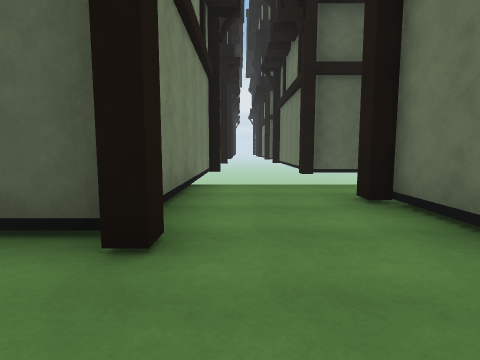
[1] (above)

23 first-person views from a walk through a Unity game level. The camera is 1.3 m above the floor, tilts 6° down and sees 80° across. The floor is counted in squares, 2 m on a side. Each view is taken from the middle of a square. On the plan, view 1 faces up. The plan holds only what a view shows up to about 9 squares ahead; the rest is blank. The place goes on beyond the plan. The player is left out. Surface patterns are stand-ins for the level's own textures.

[2]
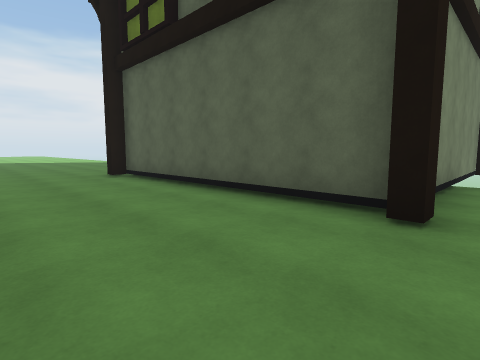

[3]
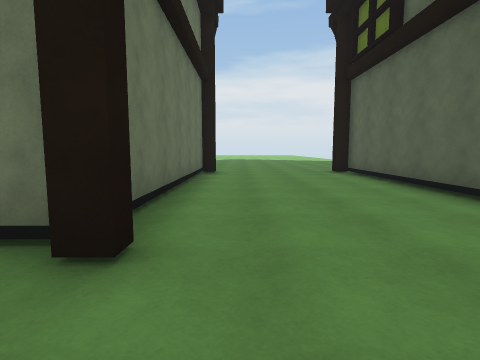

[4]
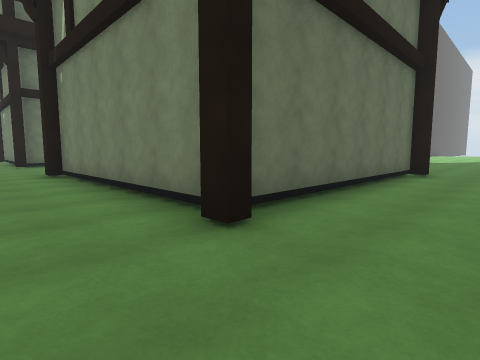

[5]
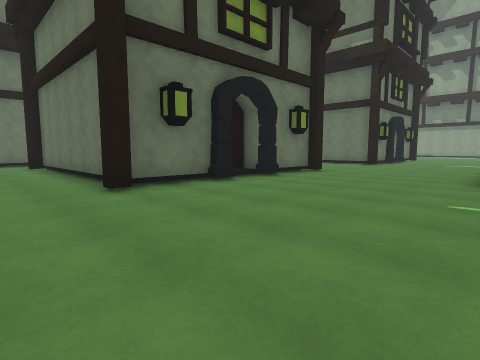

[6]
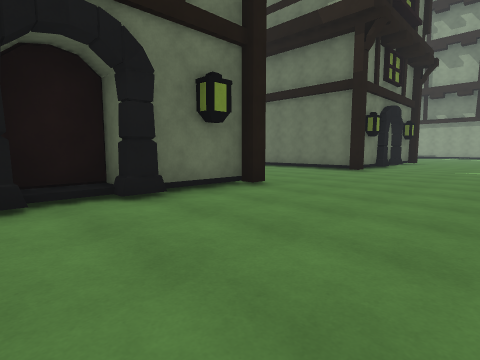

[7]
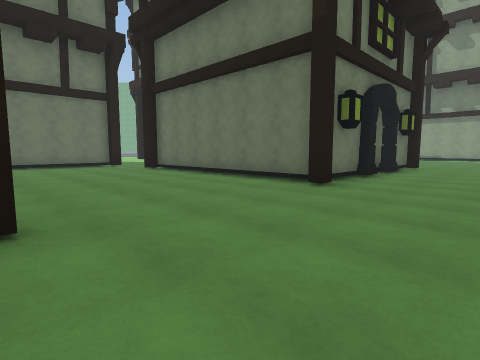

[8]
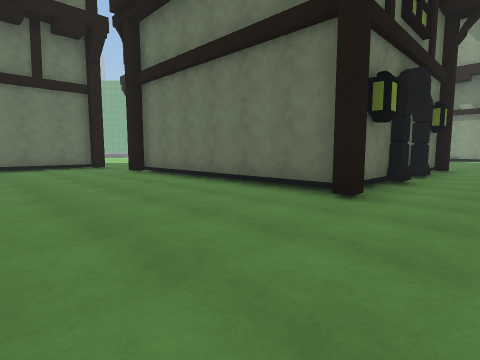

[9]
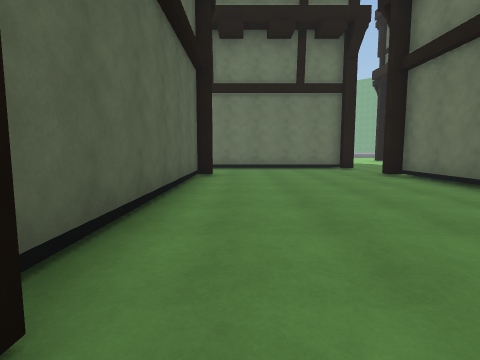

[10]
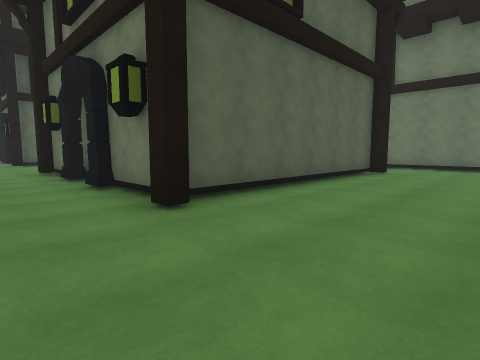

[11]
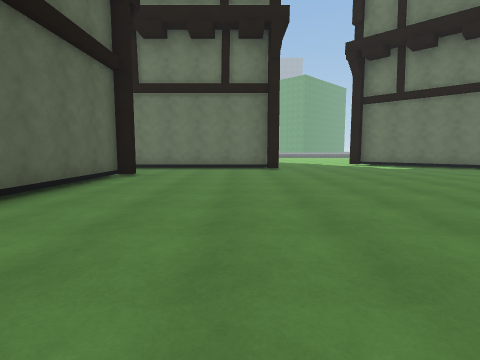

[12]
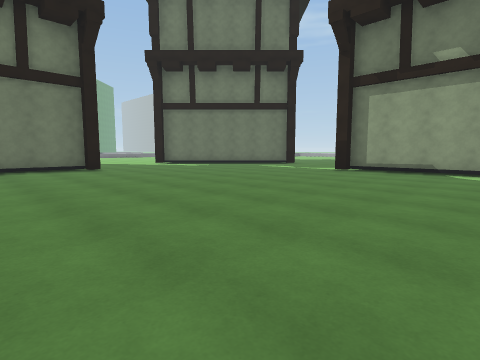

[13]
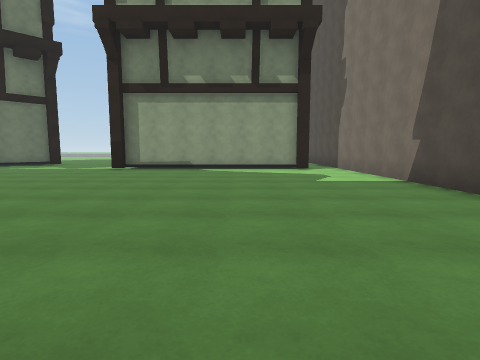

[14]
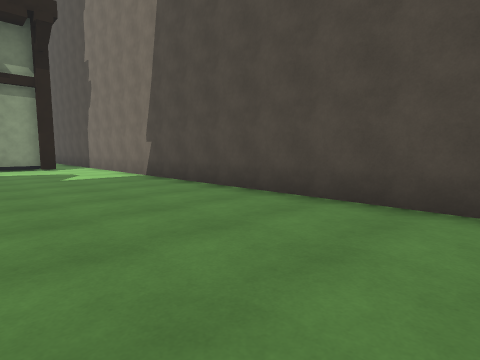

[15]
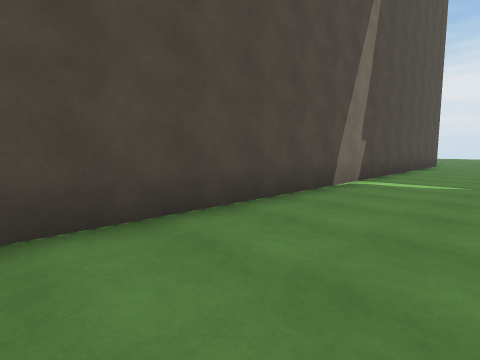

[16]
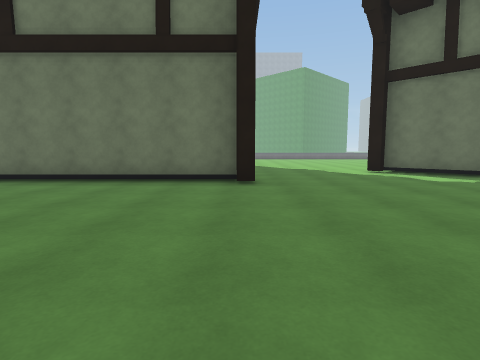

[17]
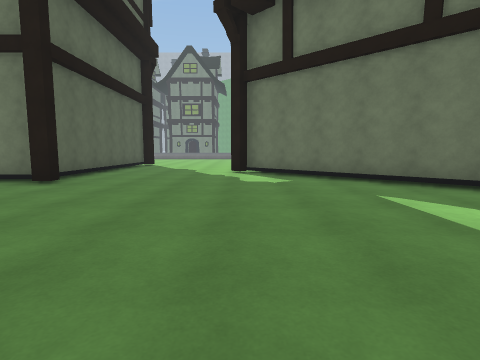

[18]
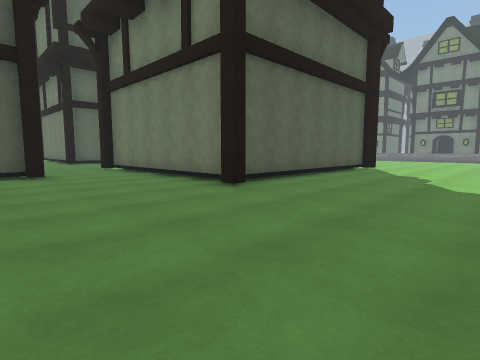

[19]
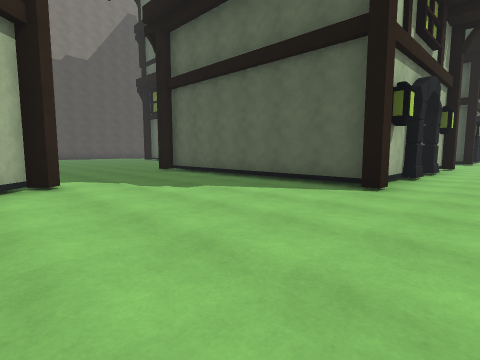

[20]
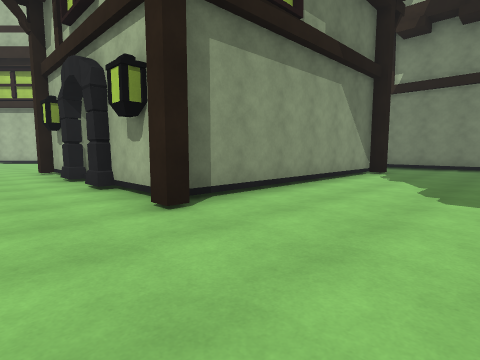

[21]
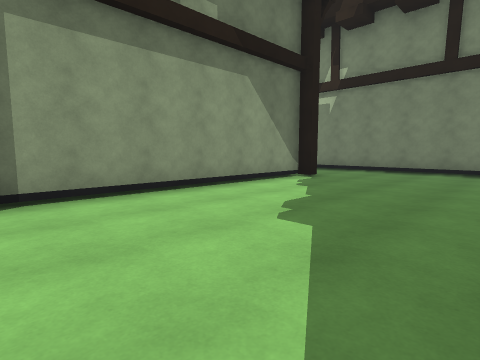

[22]
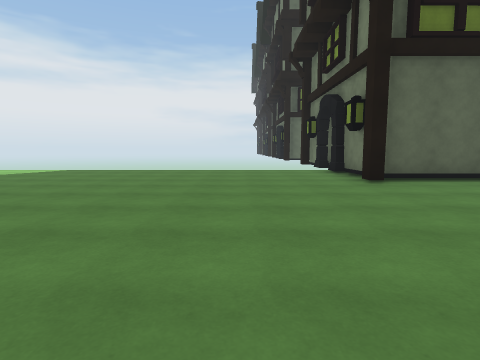

[23]
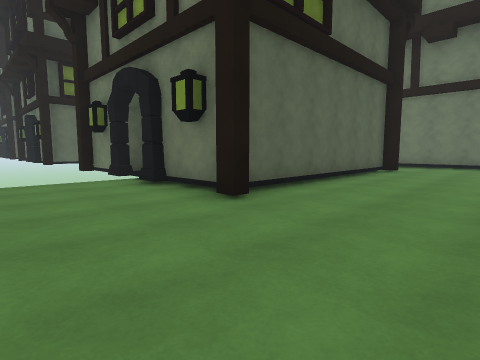

### Floor plan
Key: @ floor where view 1 was taken; # wall or solid block; . floor; / step, stairs or slope; O other object.
Columns run from 12 left of view 1 to 10 right of it. Each row starts with its distance up from view 1.
 10               O
  9               O
  8      O     O  OO
  7      O     O  O
  6      O     O
  5 ...../     O...
  4 .....O     O...
  3 .....O..   O..O
  2 .....OOOOOOO..O
  1 ..............O
  0 ............@.O
 -1 ..............
 -2 .....OOOOOOO..
 -3 .....O     O..
 -4 .....O     O..
 -5 ...../O    O..
 -6  ....O     O.
 -7  ....O     O.
 -8  ....OOOOOOO. O
 -9  .............O
-10 #.............O
-11 #.............O
-12 #.............O
-13 #....OOOOOOO.........
-14 #....O.   .O...........
-15 #....O    .O...........
-16 #..../     O...........
-17 #....O     O..OOOOOOO..
-18 #....O     O..O     O..
-19 #....OOOOOOO..O     O..
-20 #.............O     /.
-21 #.............O.    O.
-22 #.............O.  ..O.
-23 #.............OOOOOOO..
-24 #......................
-25 #......................
-26 #......................
-27 #...............#......
-28 #...............##.....
-29   OOOOOOO .....##
-30            ...##

Positions as (right, up) in squares from view 1, and headings:
1: (0, 0), facing up
2: (0, -1), facing up-left
3: (1, -1), facing left
4: (1, 0), facing down-left
5: (-12, 0), facing down-right
6: (-11, -4), facing down-right
7: (-10, -8), facing down-right
8: (-9, -9), facing down-right
9: (-8, -9), facing right
10: (-9, -22), facing up-right
11: (-8, -22), facing right
12: (-8, -20), facing down-right
13: (-8, -19), facing down
14: (-8, -18), facing down-left
15: (-9, -20), facing up-left
16: (-4, -23), facing right
17: (-4, -27), facing right
18: (-2, -27), facing up-right
19: (10, -28), facing up-left
20: (10, -14), facing down-left
21: (8, -13), facing down-left
22: (-10, -4), facing up
23: (-10, -1), facing up-right
